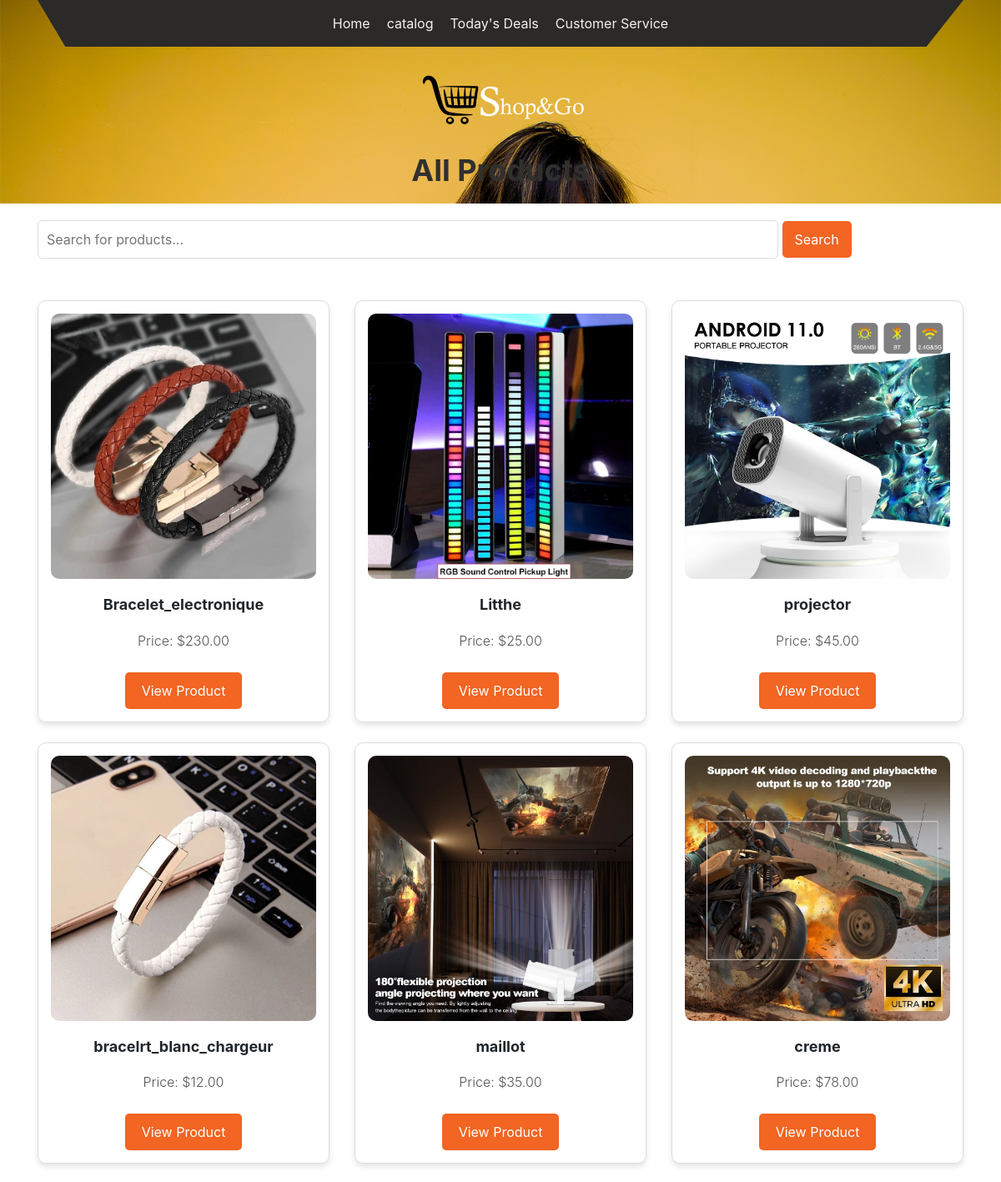
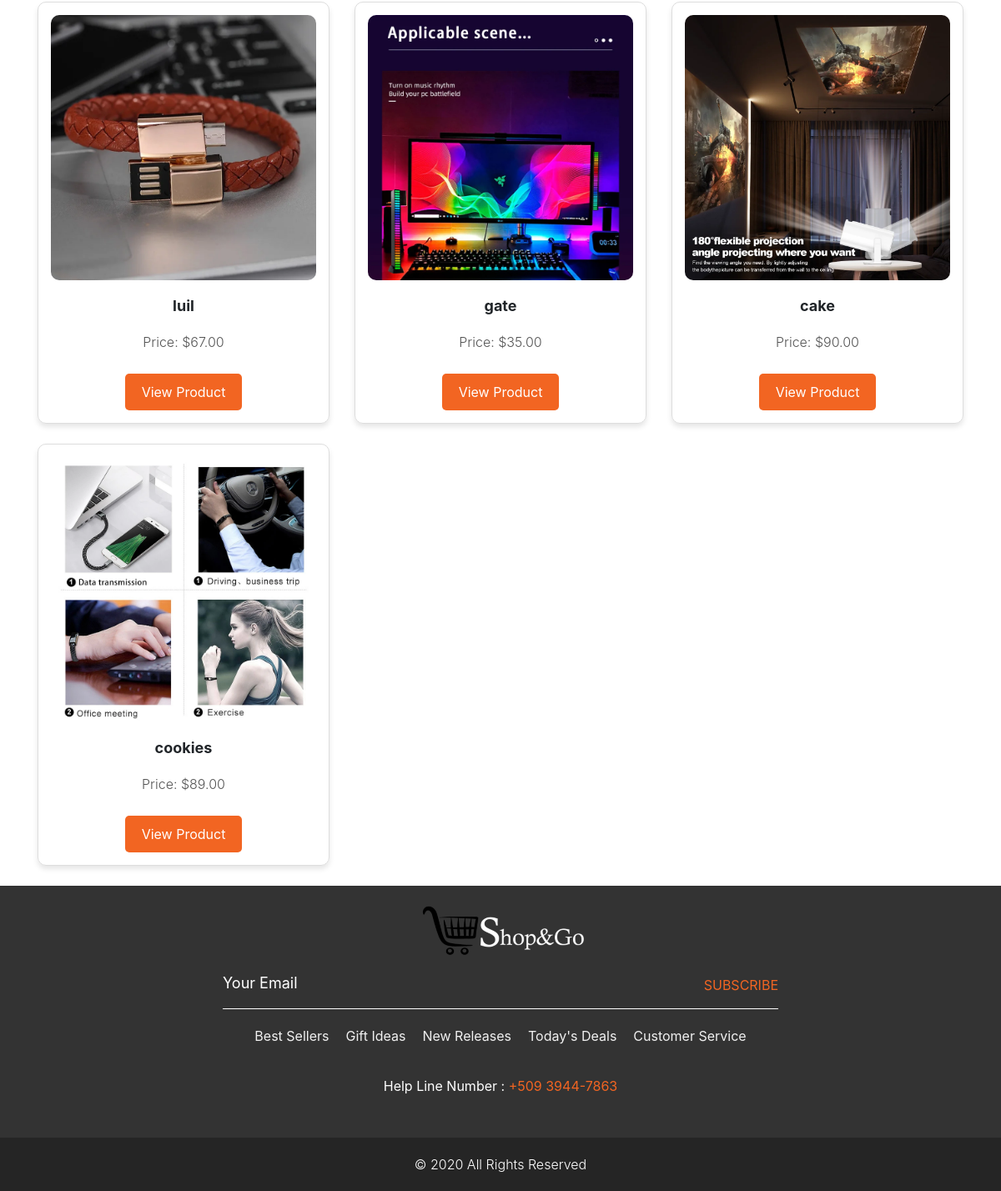
Screenshot of /products/ with the database file from the repository (2 pictures, top to bottom).
### shop/models.py (models this page shows, shortened)
class Product(models.Model):
    category = models.CharField(max_length=100, default='Vetements')
    name = models.CharField(max_length=100)
    price = models.DecimalField(max_digits=10, decimal_places=2)
    image = models.ImageField(upload_to='products/')
    description = models.TextField(blank=True)

### shop/views.py (the view)
# urls.py: path('products/', views.product_list, name='product_list'),
def product_list(request):
    query = request.GET.get('q', '')  # Si aucun terme n'est fourni, utiliser une chaîne vide
    if query:
        products = Product.objects.filter(name__icontains=query) | Product.objects.filter(description__icontains=query)
    else:
        products = Product.objects.all()
    return render(request, 'shop/product_list.html', {'products': products, 'query': query})

### shop/templates/shop/product_list.html (shortened to what this page needs)
{% load static %}
<!DOCTYPE html>
<html lang="en">
<head>
    <link rel="stylesheet" href="{% static 'shop/css/style.css' %}">
    <link rel="stylesheet" href="{% static 'shop/css/bootstrap.min.css' %}">
</head>
<body>
    <div class="banner_bg_main">
        <div class="container">
            <div class="header_section_top">
               <div class="row">
                  <div class="col-sm-12">
                     <div class="custom_menu">
                        <ul>
                           <li><a href="{% url 'home' %}">Home</a></li>
                           <li><a href="#">catalog</a></li>
                           <li><a href="#">Today's Deals</a></li>
                           <li><a href="#">Customer Service</a></li>
                        </ul>
                     </div>
                  </div>
               </div>
            </div>
         </div>
         <div class="logo_section">
            <div class="container">
               <div class="row">
                  <div class="col-sm-12">
                     <div class="logo"><a href="{% url 'home' %}"><img src="{% static 'shop/images/ecomlogo1.png' %}"></a></div>
                  </div>
               </div>
            </div>
         </div>
        <div class="header_section">
            <div class="container">
                <h1 class="fashion_taital">All Products</h1>
            </div>
        </div>
    </div>
    <div class="container mt-5">
        <form method="GET" class="search-bar">
            <input type="text" name="q" value="{{ query }}" placeholder="Search for products...">
            <button type="submit">Search</button>
        </form>
        <div class="row">
            {% if products %}
                {% for product in products %}
                <div class="col-md-4 mb-4">
                    <div class="product-card">
                        <img src="{{ product.image.url }}" alt="{{ product.name }}">
                        <h4>{{ product.name }}</h4>
                        <p>Price: ${{ product.price }}</p>
                        <a href="{% url 'place_order' product.id %}" class="btn-view">View Product</a>
                    </div>
                </div>
                {% endfor %}
            {% else %}
                <div class="col-12 text-center">
                    <p>No products found for "{{ query }}"</p>
                </div>
            {% endif %}
        </div>
    </div>
    <div class="footer_section layout_padding">
        <div class="container">
           <div class="footer_logo"><a href="/"><img src="{% static 'shop/images/ecomlogo1.png' %}"></a></div>
           <div class="input_bt">
              <input type="text" class="mail_bt" placeholder="Your Email" name="Your Email">
              <span class="subscribe_bt" id="basic-addon2"><a href="#">Subscribe</a></span>
           </div>
           <div class="footer_menu">
              <ul>
                 <li><a href="#">Best Sellers</a></li>
                 <li><a href="#">Gift Ideas</a></li>
                 <li><a href="#">New Releases</a></li>
                 <li><a href="#">Today's Deals</a></li>
                 <li><a href="#">Customer Service</a></li>
              </ul>
           </div>
           <div class="location_main">Help Line  Number : <a href="#">+509 3944-7863</a></div>
        </div>
     </div>
     <div class="copyright_section">
        <div class="container">
           <p class="copyright_text">© 2020 All Rights Reserved</p>
        </div>
     </div>
  </body>
</html>

### shop/static/shop/css/style.css (style rules this page uses)
* { box-sizing: border-box !important; transition: ease all 0.5s; }
html { scroll-behavior: smooth; overflow-x: hidden; }
body { color: #666666; font-size: 14px; line-height: 1.80857; font-weight: normal; overflow-x: hidden; font-family: 'Poppins', sans-serif; }
a { color: #1f1f1f; text-decoration: none !important; outline: none !important; -webkit-transition: all .3s ease-in-out; -moz-transition: all .3s ease-in-out; -ms-transition: all .3s ease-in-out; -o-transition: all .3s ease-in-out; transition: all .3s ease-in-out; }
h1, h2, h3, h4, h5, h6 { letter-spacing: 0; font-weight: normal; position: relative; padding: 0 0 10px 0; font-weight: normal; line-height: normal; color: #111111; margin: 0 }
h1 { font-size: 24px }
h4 { font-size: 16px }
*, *::after, *::before { -webkit-box-sizing: border-box; -moz-box-sizing: border-box; box-sizing: border-box; }
ul, li, ol { margin: 0px; padding: 0px; list-style: none; }
p { margin: 20px; font-weight: 300; font-size: 15px; line-height: 24px; }
a { color: #222222; text-decoration: none; outline: none !important; }
a, .btn { text-decoration: none !important; outline: none !important; -webkit-transition: all .3s ease-in-out; -moz-transition: all .3s ease-in-out; -ms-transition: all .3s ease-in-out; -o-transition: all .3s ease-in-out; transition: all .3s ease-in-out; }
img { max-width: 100%; height: auto; }
button { border: 0; margin: 0; padding: 0; cursor: pointer; }
.layout_padding { padding-top: 90px; padding-bottom: 0px; }
.banner_bg_main { width: 100%; float: left; background-image: url(../images/banner-bg.png); height: auto; background-size: 100%; background-repeat: no-repeat; }
.header_section_top { width: 100%; float: left; background-color: #2b2a29; clip-path: polygon(0 0, 100% 0, 96% 100%, 3% 100%); height: auto; padding: 10px 0px; }
.custom_menu { width: 100%; margin: 0 auto; text-align: center; }
.custom_menu ul { margin: 0px; padding: 0px; display: inline-block; }
.custom_menu li { float: left; font-size: 16px; color: #f1f1f1; padding: 6px 10px 0px 10px; }
.custom_menu li a { color: #f1f1f1; }
.logo_section { width: 100%; float: left; }
.logo { width: 100%; float: left; text-align: center; padding: 30px 0px; }
.header_section { width: 100%; display: flex; }
.fashion_taital { width: 100%; font-size: 40px; color: #30302e; text-align: center; font-weight: bold; }
.footer_section { width: 100%; float: left; background-color: #252525; height: auto; }
.footer_logo { width: 100%; text-align: center; }
.input_bt { width: 60%; margin: 0 auto; text-align: center; display: flex; border-bottom: 1px solid #ffffff !important; }
.mail_bt { width: 100%; float: left; font-size: 18px; color: #fff; background-color: transparent; padding: 5px 0px 5px 0px; height: 60px; border: 0px; }
input.mail_bt::placeholder { color: #fff; }
.subscribe_bt { width: 30%; float: right; font-size: 16px; color: #f26522; background-color: transparent; padding: 20px 0px 5px 0px; border-radius: 30px; border: 0px; text-transform: uppercase; text-align: right; }
.subscribe_bt a { color: #f26522; }
.footer_menu { width: 100%; margin: 0 auto; text-align: center; }
.footer_menu ul { margin: 0px; padding: 0px; display: inline-block; }
.footer_menu li { float: left; font-size: 16px; color: #f1f1f1; padding: 20px 10px 0px 10px; }
.footer_menu li a { color: #f1f1f1; }
.location_main { width: 100%; margin: 0 auto; padding-top: 30px; text-align: center; }
.location_main { float: left; font-size: 16px; color: #ffffff; padding: 30px 30px 30px 30px; }
.location_main a { color: #ffffff; }
.copyright_section { width: 100%; float: left; background-color: #252525; height: auto; }
.copyright_text { width: 100%; float: left; color: #ffffff; text-align: center; font-size: 16px; margin: 20px 0px; }

### rows the page displays
Product: image (picture), name "Bracelet_electronique", price "230.00"
Product: image (picture), name "Litthe", price "25.00"
Product: image (picture), name "projector", price "45.00"
Product: image (picture), name "bracelrt_blanc_chargeur", price "12.00"
Product: image (picture), name "maillot", price "35.00"
Product: image (picture), name "creme", price "78.00"
Product: image (picture), name "luil", price "67.00"
Product: image (picture), name "gate", price "35.00"
Product: image (picture), name "cake", price "90.00"
Product: image (picture), name "cookies", price "89.00"
